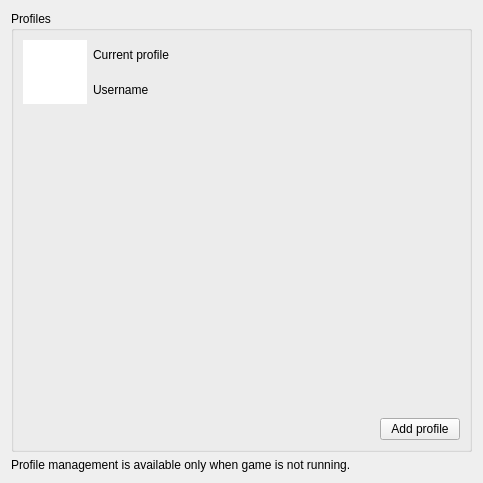
<?xml version='1.0' encoding='UTF-8'?>
<ui version="4.0">
 <class>ConfigureProfileManager</class>
 <widget class="QWidget" name="ConfigureProfileManager">
  <property name="geometry">
   <rect>
    <x>0</x>
    <y>0</y>
    <width>483</width>
    <height>483</height>
   </rect>
  </property>
  <property name="windowTitle">
   <string>Form</string>
  </property>
  <property name="accessibleName">
   <string>Profiles</string>
  </property>
  <layout class="QHBoxLayout" name="horizontalLayout">
   <item>
    <layout class="QVBoxLayout" name="verticalLayout">
     <item>
      <widget class="QGroupBox" name="gridGroupBox">
       <property name="title">
        <string>Profiles</string>
       </property>
       <layout class="QGridLayout" name="gridLayout_2">
        <property name="sizeConstraint">
         <enum>QLayout::SizeConstraint::SetNoConstraint</enum>
        </property>
        <item row="0" column="0">
         <layout class="QHBoxLayout" name="horizontalLayout_2">
          <item>
           <widget class="QGraphicsView" name="current_user_icon">
            <property name="minimumSize">
             <size>
              <width>64</width>
              <height>64</height>
             </size>
            </property>
            <property name="maximumSize">
             <size>
              <width>64</width>
              <height>64</height>
             </size>
            </property>
            <property name="frameShape">
             <enum>QFrame::Shape::NoFrame</enum>
            </property>
            <property name="frameShadow">
             <enum>QFrame::Shadow::Plain</enum>
            </property>
            <property name="verticalScrollBarPolicy">
             <enum>Qt::ScrollBarPolicy::ScrollBarAlwaysOff</enum>
            </property>
            <property name="horizontalScrollBarPolicy">
             <enum>Qt::ScrollBarPolicy::ScrollBarAlwaysOff</enum>
            </property>
            <property name="interactive">
             <bool>false</bool>
            </property>
           </widget>
          </item>
          <item>
           <layout class="QVBoxLayout" name="current_user_labels">
            <item>
             <widget class="QLabel" name="label">
              <property name="sizePolicy">
               <sizepolicy hsizetype="Preferred" vsizetype="Minimum">
                <horstretch>0</horstretch>
                <verstretch>0</verstretch>
               </sizepolicy>
              </property>
              <property name="text">
               <string>Current profile</string>
              </property>
             </widget>
            </item>
            <item>
             <widget class="QLabel" name="current_user_username">
              <property name="sizePolicy">
               <sizepolicy hsizetype="Preferred" vsizetype="Minimum">
                <horstretch>0</horstretch>
                <verstretch>0</verstretch>
               </sizepolicy>
              </property>
              <property name="text">
               <string>Username</string>
              </property>
             </widget>
            </item>
           </layout>
          </item>
          <item>
           <spacer name="current_user_spacer">
            <property name="orientation">
             <enum>Qt::Orientation::Horizontal</enum>
            </property>
           </spacer>
          </item>
         </layout>
        </item>
        <item row="1" column="0">
         <widget class="QWidget" name="profile_list_container">
          </widget>
        </item>
        <item row="2" column="0">
         <layout class="QHBoxLayout" name="horizontalLayout_3">
          <item>
           <spacer name="horizontalSpacer">
            <property name="orientation">
             <enum>Qt::Orientation::Horizontal</enum>
            </property>
            <property name="sizeHint" stdset="0">
             <size>
              <width>40</width>
              <height>20</height>
             </size>
            </property>
           </spacer>
          </item>
          <item>
           <widget class="UIControls::Button" name="pm_add">
            <property name="text">
             <string>Add profile</string>
            </property>
           </widget>
          </item>
         </layout>
        </item>
       </layout>
      </widget>
     </item>
     <item>
      <widget class="QLabel" name="label_disable_info">
       <property name="text">
        <string>Profile management is available only when game is not running.</string>
       </property>
       <property name="wordWrap">
        <bool>true</bool>
       </property>
      </widget>
     </item>
    </layout>
   </item>
  </layout>
 </widget>
 <customwidgets>
  <customwidget>
   <class>UIControls::Button</class>
   <extends>QPushButton</extends>
   <header>yuzu/util/design_system.h</header>
  </customwidget>
 </customwidgets>
 <resources />
 <connections />
</ui>
